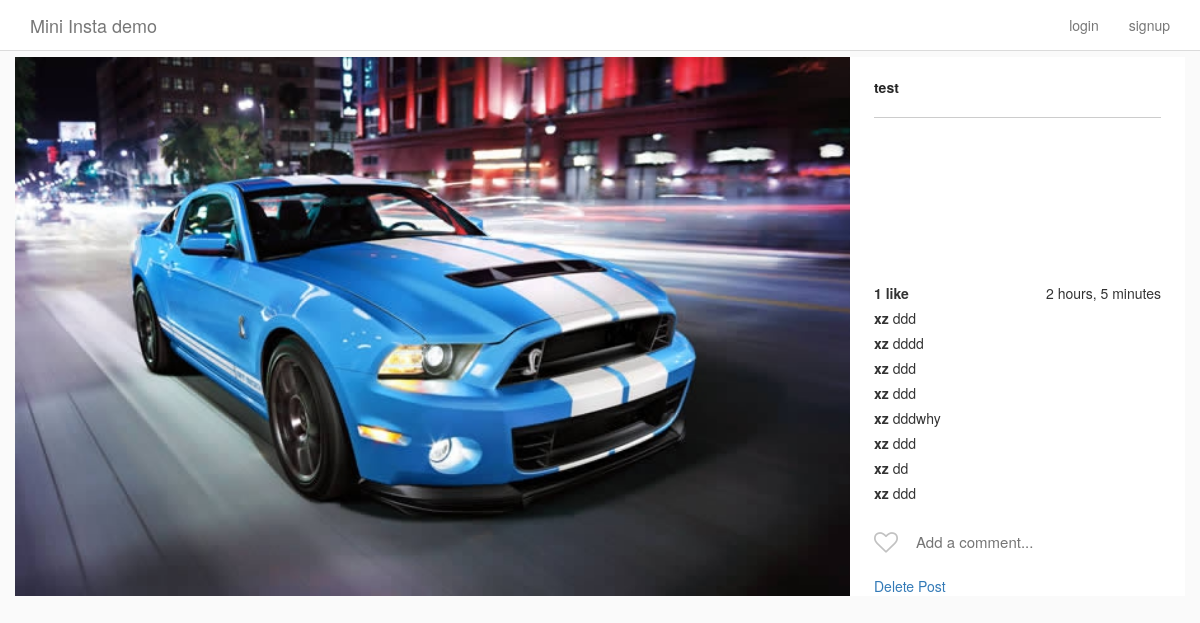
The app's page /post/4/ with its own data.
### Insta/models.py (models this page shows, shortened)
class Post(models.Model):
    author = models.ForeignKey( # a foreign key indicate a Many-To-One relationship
        InstaUser, #foreign key is InstaUser
        blank=True,
        null=True,
        on_delete=models.CASCADE, # delete this author will delete all his posts
        related_name='posts', # we can use author.posts to get all posts belong to this user
        )
    title = models.TextField(blank=True, null=True)
    image = ProcessedImageField(
        upload_to='static/images/posts',
        format='JPEG',
        options={'quality': 100},
        blank=True,
        null=True,
        )
    posted_on = models.DateTimeField(
        auto_now_add=True,
        editable=False,
    )
    def get_like_count(self):
        return self.likes.count()

class InstaUser(AbstractUser):
    profile_pic = ProcessedImageField(
    upload_to = 'static/images/profiles',
    format = 'JPEG',
    options = {'quality':100},
    blank = True,
    null =True
    )

class Comment(models.Model):
    post = models.ForeignKey(
        Post,
        on_delete = models.CASCADE,
        related_name ='comments'
    )
    user = models.ForeignKey(
        InstaUser,
        on_delete = models.CASCADE
    )
    comment = models.CharField(max_length=100)
    post_on = models.DateTimeField(auto_now_add=True, editable=False)

### Insta/views.py (the view)
# urls.py: path('post/<int:pk>/', PostDetailView.as_view(), name ='post_detail'),
class PostDetailView(DetailView):
    model = Post
    template_name = 'post_detail.html'

### Insta/templatetags/custom_tags.py (called while the page is built)
@register.simple_tag
def has_user_liked_post(post, user):
    try:
        like = Like.objects.get(post=post, user=user)
        return "fa-heart"
    except:
        return "fa-heart-o"

### templates/post_detail.html (shortened to what this page needs)
{% extends "base.html" %}
{% load custom_tags %}
{% block content %}
<div class="row single-post">
    <div class="single-post-card view-update  {{ object.pk }}">
        <div class="header">
            <a href="{% url 'user_detail' post.author.id   %}">
                {{ object.author.username }}
            </a>
        </div>
        <div class="image__wrapper">
            <img class="card__main-image" src="/{{object.image}}" width='1000', height='1000'>
        </div>
        <div class="comments-portion">
            <div class="likes-timestamp-row">
                <div class="likes">
                    {% if object.get_like_count %}
                        {{ object.get_like_count }} like{% if object.get_like_count > 1 %}s{% endif %}
                    {% endif %}
                </div>
                <div class="timestamp">
                    {{ object.posted_on|timesince }}
                </div>
            </div>
             <ul class="comment-list">
                {% for comment in object.comments.all %}
                <li class="comment-list__comment">
                    <a href="{% url 'user_detail' comment.user.pk %}" class="user">
                        {{ comment.user.username }}
                    </a>
                    <span class="comment">{{ comment.comment }}</span>
                </li>
                {% endfor %}
            </ul>
            <section class="input-row">
                 <i class="fa {% has_user_liked_post post user %} submit-like" aria-hidden="true"></i>
                  <div class="comment-input-wrapper">
                    <input class="add-comment" type="text" placeholder="Add a comment...">
                </div>
            </section>
            <div>
                <a href="{% url 'post_delete' post.id %}">Delete Post</a>
            </div>
        </div>
    </div>
</div>
{% endblock content %}

### static/css/style.css (style rules this page uses)
html { height: 100%; }
body { min-height: 100%; background-color: #fafafa; }
.card__main-image { max-width: 100%; max-height: 600px; height: auto; margin: 0 auto; display: block; }
.comment-list { list-style: none; margin: 0; padding: 0; }
.comment-list__comment { margin-top: 5px; margin-bottom: 5px; }
.comment-list__comment .user { color: #333; font-weight: bold; }
.likes-timestamp-row { margin-top: 15px; }
.likes-timestamp-row > div { display: inline-block; }
.likes-timestamp-row .likes { font-weight: bold; }
.likes-timestamp-row .timestamp { float: right; }
.single-post-card { display: flex; align-items: stretch; box-sizing: border-box; flex-direction: column; flex-shrink: 0; padding-right: 335px; width: 100%; position: relative; background-color: #fff; }
.single-post-card .header, .single-post-card .comments-portion { display: flex; flex-shrink: 0; }
.single-post-card .header { border-bottom: 1px solid #ccc; padding: 20px 0; flex-direction: row; position: absolute; top: 0; right: 24px; width: 287px; display: flex; align-items: center; }
.single-post-card .header a { color: #262626; font-weight: bold; }
.single-post-card .comments-portion { position: absolute; bottom: 0; right: 0; width: 335px; padding: 0 24px; flex-direction: column; }
.input-row { position: relative; display: flex; align-items: center; height: 68px; padding-left: 40px; }
.input-row .submit-like { cursor: pointer; position: absolute; top: 32%; left: 0; color: #C2C2C2; font-size: 24px; }
.input-row .comment-input-wrapper { display: inline-block; color: #262626; font-size: 15px; width: 100%; }
.input-row .comment-input-wrapper input { width: 100%; border: none; outline: none; }

### records on screen
Post: author.username "test", image (picture), get_like_count "1", posted_on "2 hours, 5 minutes"
Comment: user.username "xz", comment "ddd"
Comment: user.username "xz", comment "dddd"
Comment: user.username "xz", comment "ddd"
Comment: user.username "xz", comment "ddd"
Comment: user.username "xz", comment "dddwhy"
Comment: user.username "xz", comment "ddd"
Comment: user.username "xz", comment "dd"
Comment: user.username "xz", comment "ddd"
